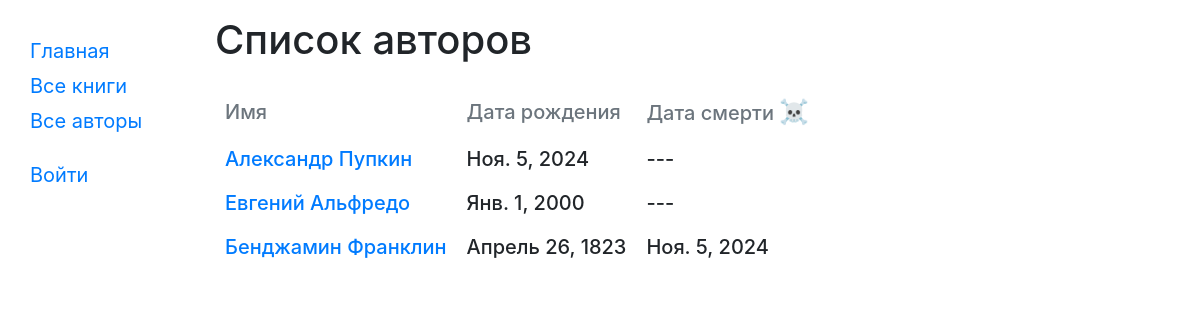
Page /catalog/authors/ on the earlier database version.
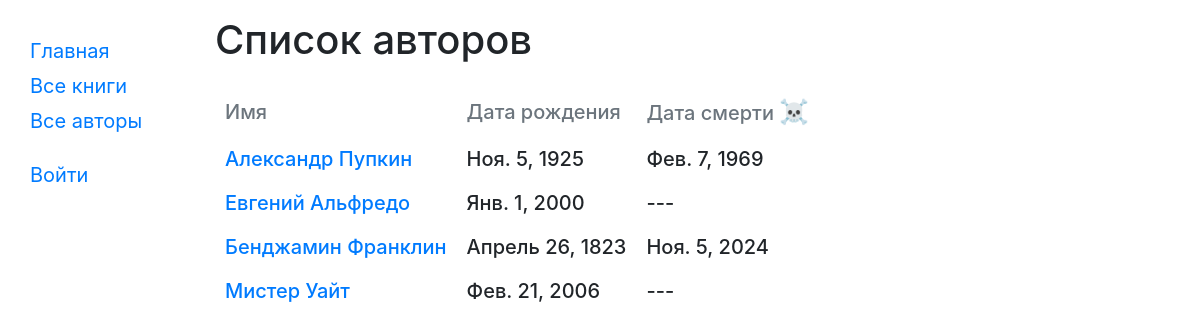
Same page on the later database version.
### catalog/models.py (models this page shows, shortened)
class Author(models.Model):
    first_name = models.CharField(max_length=100)
    last_name = models.CharField(max_length=100)
    date_of_birth = models.DateField(null=True, blank=True)
    date_of_death = models.DateField('Died', null=True, blank=True)
    def get_absolute_url(self):
        return reverse('author-detail', args=[str(self.id)])
    def __str__(self):
        return f'{self.first_name} {self.last_name}'

### catalog/views.py (the view)
class AuthorListView(generic.ListView):
    model = Author
    paginate_by = 10

### catalog/templates/catalog/author_list.html
{% extends "base_generic.html" %}
{% block content %}
    <h1>Список авторов</h1>
    {% if author_list %}
    <table class="mt-4 h5 display-table">
        <tr class="text-secondary">
            <td>Имя</td>
            <td>Дата рождения</td>
            <td>Дата смерти <span class="h4">☠</span></td>
        </tr>
      {% for author in author_list %}
      <tr>
          <td><a href="{{ author.get_absolute_url }}">{{ author }}</a></td>
          <td>{{ author.date_of_birth }}</td>
          <td>{% if author.date_of_death %} {{ author.date_of_death }} {% else %} --- {% endif %}</td>
      </tr>
      {% endfor %}
    </table>
    {% else %}
      <p>В библиотеке нет записей об авторах.</p>
    {% endif %}
{% endblock %}

Differences in the rows shown:
changed Author "Александр Пупкин": date_of_birth "Ноя. 5, 2024" → "Ноя. 5, 1925"; date_of_death (not shown) → "Фев. 7, 1969"; no longer shows "---"
added Author: first_name+last_name "Мистер Уайт", date_of_birth "Фев. 21, 2006"
